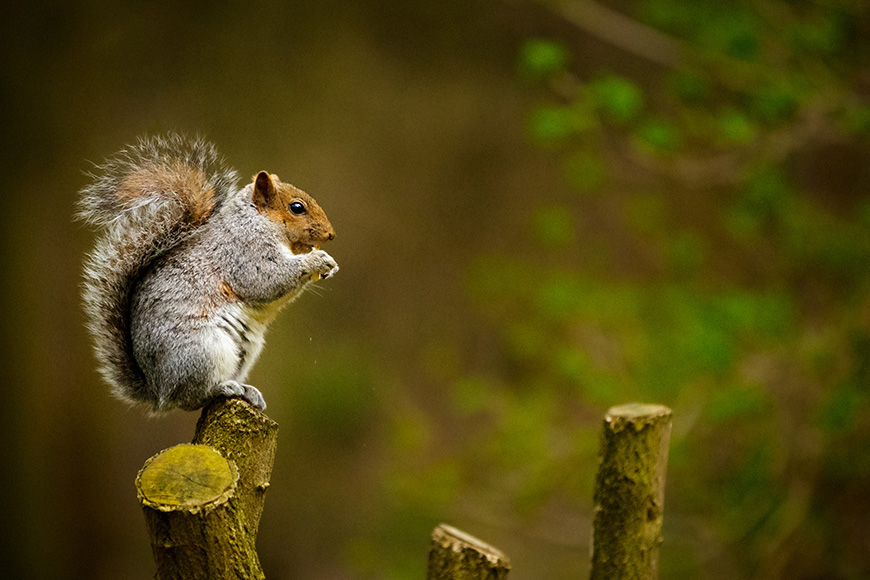
%> input picture Project/Image1.jpg, 870 x 580 px
$ octave code.m   (GNU Octave 9; MATLAB toolbox functions it lacks are replaced by stand-ins)
%> lines starting %> are read from the running program, lines starting %| are printed output that depends on the picture
clc;
clear all;
close all;

% Read the colour image
Img = imread('Image1.jpg');
%> Img is the input picture: size 580x870x3 uint8; mean R, G, B 80.8, 70, 17.6

% Convert the colour image to grayscale image
gray = rgb2gray(Img);
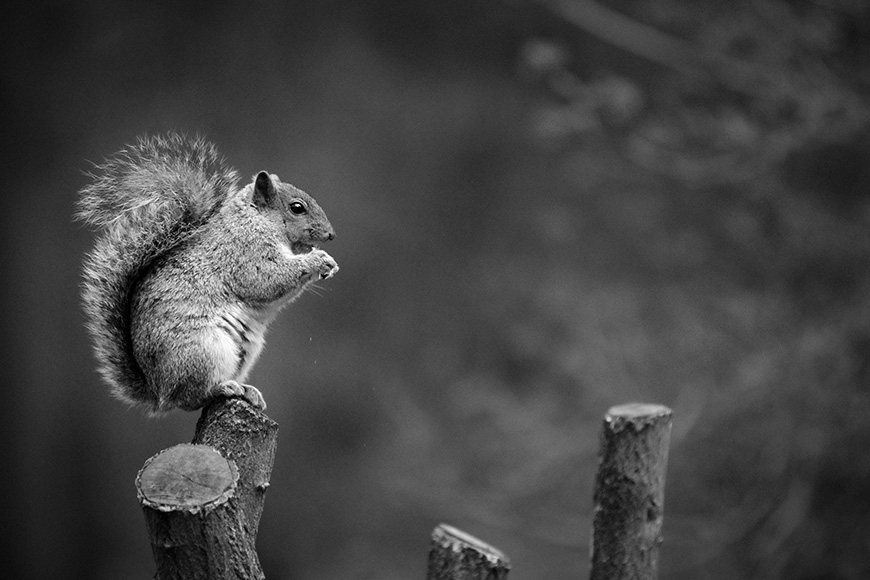
%> gray: size 580x870 uint8; min 0, max 255, mean 67.3

% Extract the size of the gray scale image
s = size(gray);
%> s = [580 870]

% Resize the colour image to store values of pixels after binning
image = imresize(Img,[(s(1)/2) (s(2)/2)]);

t1=1;
t2=1;
i=1;
j=1;
k=1;

% Perform 4-1 pixel binning for each layer of colour image
while(k<=3)
    while(i<=s(2))
        while(j<=s(1))
            t3 = [Img(i,j,k) + Img(i,j+1,k) + Img(i+1,j,k) + Img(i+1,j+1,k)]/4;
            image(t1,t2,k) = 0;
            image(t1,t2,k) = image(t1,t2,k) + t3;
            j=j+2;
            t2=t2+1;
        end
        i=i+2;
        t1=t1+1;
    end
    k=k+1;
end
%> image: size 290x435x3 uint8; mean R, G, B 80.8, 70, 17.6; mean of the top-left, top-right, bottom-left and bottom-right quarters 61.3, 46.6, 59.1, 57.5
%> after the loop, i = 871; j = 581; k = 4; t1 = 436; t2 = 291

subplot(2,2,2), imshow(image), title('Colour image after pixel binning')
subplot(2,2,1),imshow(Img), title('Original colour image')
subplot(2,2,3),imshow(gray), title('Original gray scale image')

temp1=1;
temp2=1;

% Resize the gray scale image to store the values of pixels after binning
bin = imresize(gray,[(s(1)/2) (s(2)/2)]);
i=1;
j=1;

% Perform 4-1 pixel binning for the gray scale image
while(i<=s(2))
    while(j<=s(1))
        temp3 = [gray(i,j) + gray(i,j+1) + gray(i+1,j) + gray(i+1,j+1)]/4;
        bin(temp1,temp2) = 0;
        bin(temp1,temp2) = bin(temp1,temp2) + temp3;
        j=j+2;
        temp2=temp2+1;
    end
    i=i+2;
    temp1=temp1+1;
end
%> bin: size 290x435 uint8; min 0, max 255, mean 67.3; mean of the top-left, top-right, bottom-left and bottom-right quarters 69.3, 58.5, 68.9, 72.3
%> after the loop, i = 871; temp1 = 436; temp2 = 291
subplot(2,2,4),imshow(bin), title('Gray scale image after pixel binning')
